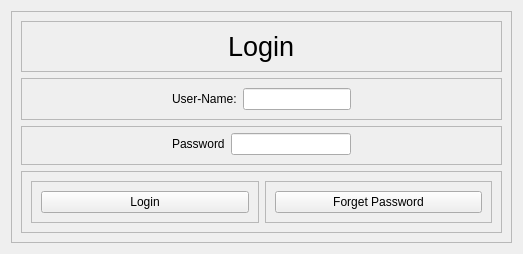
                <widget class="QWidget" name="LoginPage">
                 <layout class="QVBoxLayout" name="verticalLayout_10">
                  <item>
                   <widget class="QFrame" name="login_page_ct">
                    <property name="frameShape">
                     <enum>QFrame::StyledPanel</enum>
                    </property>
                    <property name="frameShadow">
                     <enum>QFrame::Raised</enum>
                    </property>
                    <layout class="QGridLayout" name="gridLayout_7">
                     <item row="0" column="0">
                      <widget class="QFrame" name="login_lb_frame">
                       <property name="frameShape">
                        <enum>QFrame::StyledPanel</enum>
                       </property>
                       <property name="frameShadow">
                        <enum>QFrame::Raised</enum>
                       </property>
                       <layout class="QVBoxLayout" name="verticalLayout_14">
                        <item alignment="Qt::AlignHCenter">
                         <widget class="QLabel" name="login_lb">
                          <property name="font">
                           <font>
                            <pointsize>20</pointsize>
                           </font>
                          </property>
                          <property name="text">
                           <string>Login</string>
                          </property>
                         </widget>
                        </item>
                       </layout>
                      </widget>
                     </item>
                     <item row="2" column="0">
                      <widget class="QFrame" name="pw_ct">
                       <property name="frameShape">
                        <enum>QFrame::StyledPanel</enum>
                       </property>
                       <property name="frameShadow">
                        <enum>QFrame::Raised</enum>
                       </property>
                       <layout class="QHBoxLayout" name="horizontalLayout_14">
                        <property name="leftMargin">
                         <number>150</number>
                        </property>
                        <property name="topMargin">
                         <number>6</number>
                        </property>
                        <property name="rightMargin">
                         <number>150</number>
                        </property>
                        <item>
                         <widget class="QLabel" name="password_label">
                          <property name="text">
                           <string>Password</string>
                          </property>
                         </widget>
                        </item>
                        <item>
                         <widget class="QLineEdit" name="input_pw"/>
                        </item>
                       </layout>
                      </widget>
                     </item>
                     <item row="1" column="0">
                      <widget class="QFrame" name="usernm_ct">
                       <property name="frameShape">
                        <enum>QFrame::StyledPanel</enum>
                       </property>
                       <property name="frameShadow">
                        <enum>QFrame::Raised</enum>
                       </property>
                       <layout class="QHBoxLayout" name="horizontalLayout_15">
                        <property name="leftMargin">
                         <number>150</number>
                        </property>
                        <property name="rightMargin">
                         <number>150</number>
                        </property>
                        <item>
                         <widget class="QLabel" name="User_label">
                          <property name="text">
                           <string>User-Name:</string>
                          </property>
                         </widget>
                        </item>
                        <item>
                         <widget class="QLineEdit" name="input_usname"/>
                        </item>
                       </layout>
                      </widget>
                     </item>
                     <item row="3" column="0">
                      <widget class="QFrame" name="login_ct">
                       <property name="frameShape">
                        <enum>QFrame::StyledPanel</enum>
                       </property>
                       <property name="frameShadow">
                        <enum>QFrame::Raised</enum>
                       </property>
                       <layout class="QHBoxLayout" name="horizontalLayout_11">
                        <item>
                         <widget class="QFrame" name="login_frame">
                          <property name="frameShape">
                           <enum>QFrame::StyledPanel</enum>
                          </property>
                          <property name="frameShadow">
                           <enum>QFrame::Raised</enum>
                          </property>
                          <layout class="QHBoxLayout" name="horizontalLayout_13">
                           <item>
                            <widget class="QPushButton" name="login_bt">
                             <property name="text">
                              <string>Login</string>
                             </property>
                            </widget>
                           </item>
                          </layout>
                         </widget>
                        </item>
                        <item>
                         <widget class="QFrame" name="fgpw_ct">
                          <property name="frameShape">
                           <enum>QFrame::StyledPanel</enum>
                          </property>
                          <property name="frameShadow">
                           <enum>QFrame::Raised</enum>
                          </property>
                          <layout class="QVBoxLayout" name="verticalLayout_13">
                           <item>
                            <widget class="QPushButton" name="forget_pw_bt">
                             <property name="text">
                              <string>Forget Password</string>
                             </property>
                            </widget>
                           </item>
                          </layout>
                         </widget>
                        </item>
                       </layout>
                      </widget>
                     </item>
                    </layout>
                   </widget>
                  </item>
                 </layout>
                </widget>
